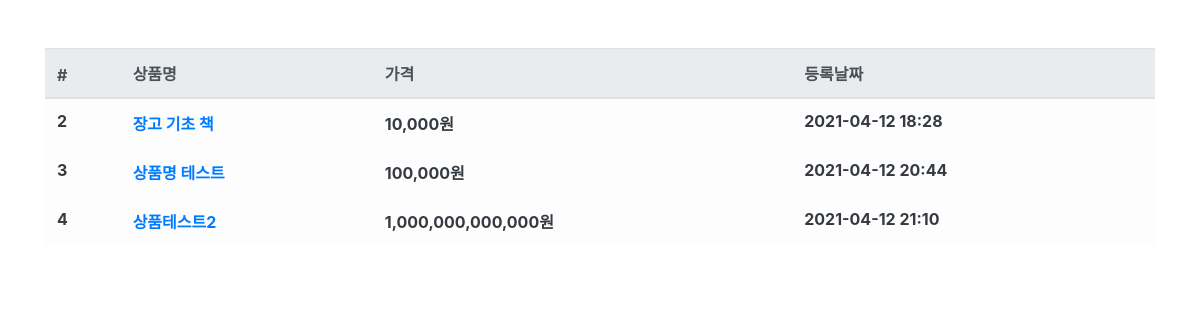
Page /product/ on the earlier database version.
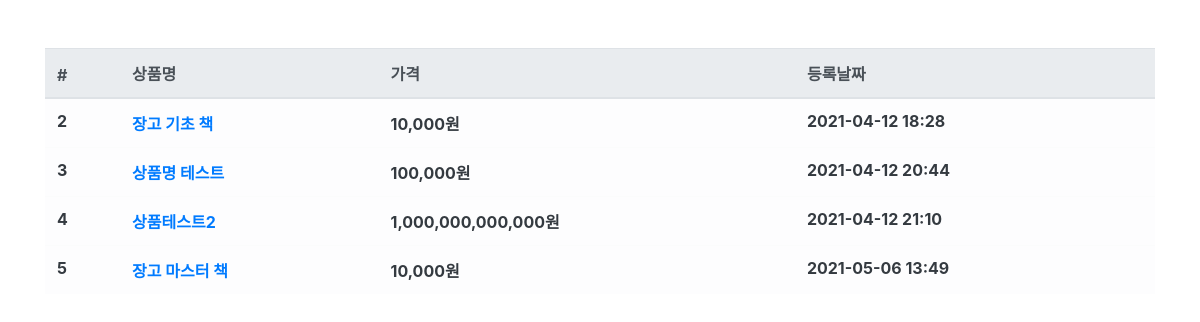
Same page on the later database version.
### product/models.py (models this page shows, shortened)
class Product(models.Model):
    name = models.CharField(max_length=256, verbose_name='상품명')
    price = models.IntegerField(verbose_name='상품가격')
    description = models.TextField(verbose_name='상품 설명')  # charfield와는 다르게 문자열 길이 제한이 없음
    stock = models.IntegerField(verbose_name='재고')
    register_date = models.DateTimeField(auto_now_add=True, verbose_name='등록 날짜') # auto_now_add : 최초 저장 시에만 현재날짜를 적용 / auto_now는 save 할 때마다 현재날짜로 갱신
    class Meta:
        db_table = 'fastcampus_product'
        verbose_name = '상품'
        verbose_name_plural = '상품'

### product/views.py (the view)
# urls.py: path('product/', ProductList.as_view()),
class ProductList(ListView):
    model = Product
    template_name = 'product.html'
    context_object_name = 'product_list'

### product/templates/product.html (shortened to what this page needs)
{% extends "base.html" %}
{% load humanize %}
{% block contents %}
<div class="row mt-5">
    <div class="col-12">
        <table class="table table-light">
            <thead class="thead-light">
                <tr>
                    <th scope="col">#</th>
                    <th scope="col">상품명</th>
                    <th scope="col">가격</th>
                    <th scope="col">등록날짜</th>
                </tr>
            </thead>
            <tbody class="text-dark">
            {% for product in product_list %}
                <tr>
                    <th scope="row">{{product.id}}</th>
                    <th><a id="product-{{ product.id }}" onmouseenter="product_detail({{ product.id }});" onmouseleave="product_leave({{ product.id }});"
                        href="/product/{{product.id}}">{{ product.name }}</a>
                    </th>
                    <th>{{product.price|intcomma}}원</th>
                    <th>{{product.register_date|date:'Y-m-d H:i'}}</th>
                </tr>
            {% endfor %}
            </tbody>
        </table>
    </div>
</div>
{% endblock %}

### fcuser/templates/base.html (shortened to what this page needs)
<html>
    <head>
        <link rel="stylesheet" href="https://stackpath.bootstrapcdn.com/bootstrap/4.3.1/css/bootstrap.min.css"
>
    </head>
<body>
    <div class="container">
        {% block contents %}
        {% endblock %}
    </div>
</body>
</html>

Differences in the rows shown:
added Product: id "5", name "장고 마스터 책", price "10,000", register_date "2021-05-06 13:49"
